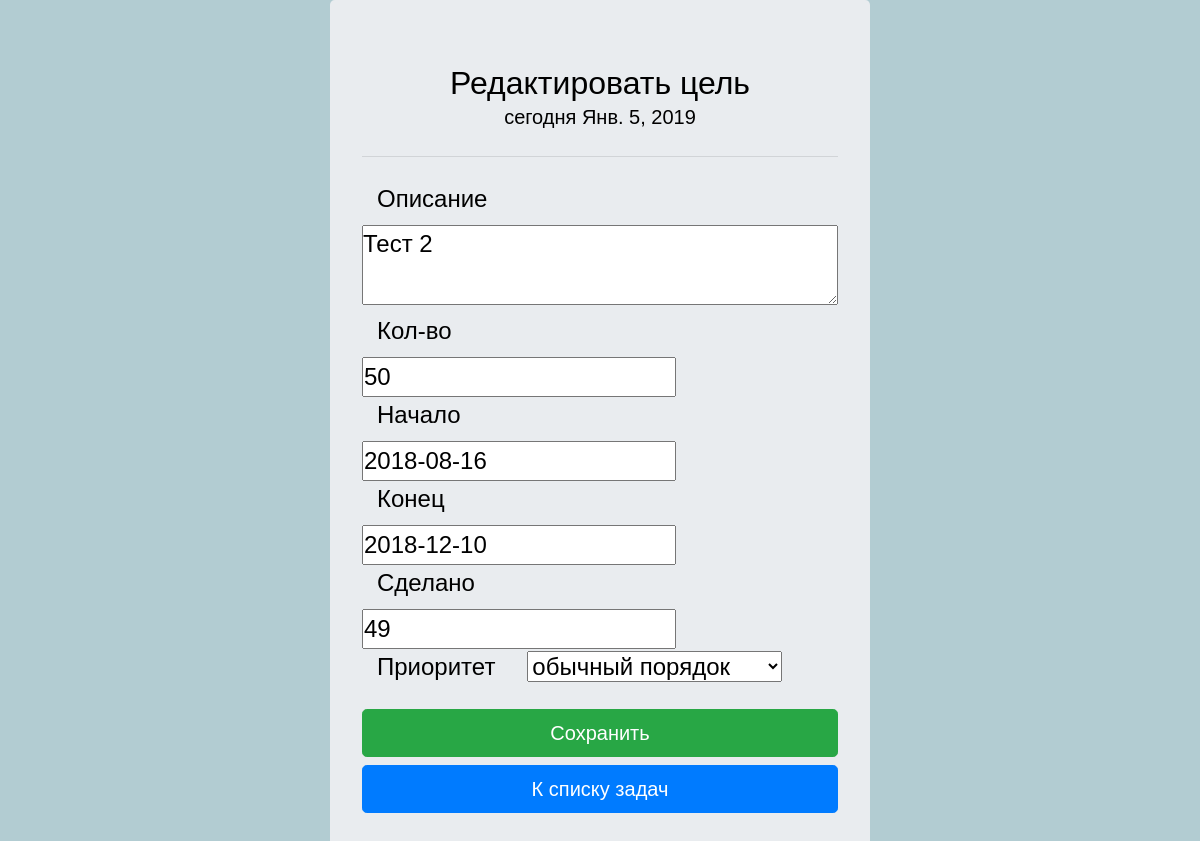
Page /progress/edit_target/3 (signed in) on the earlier database version.
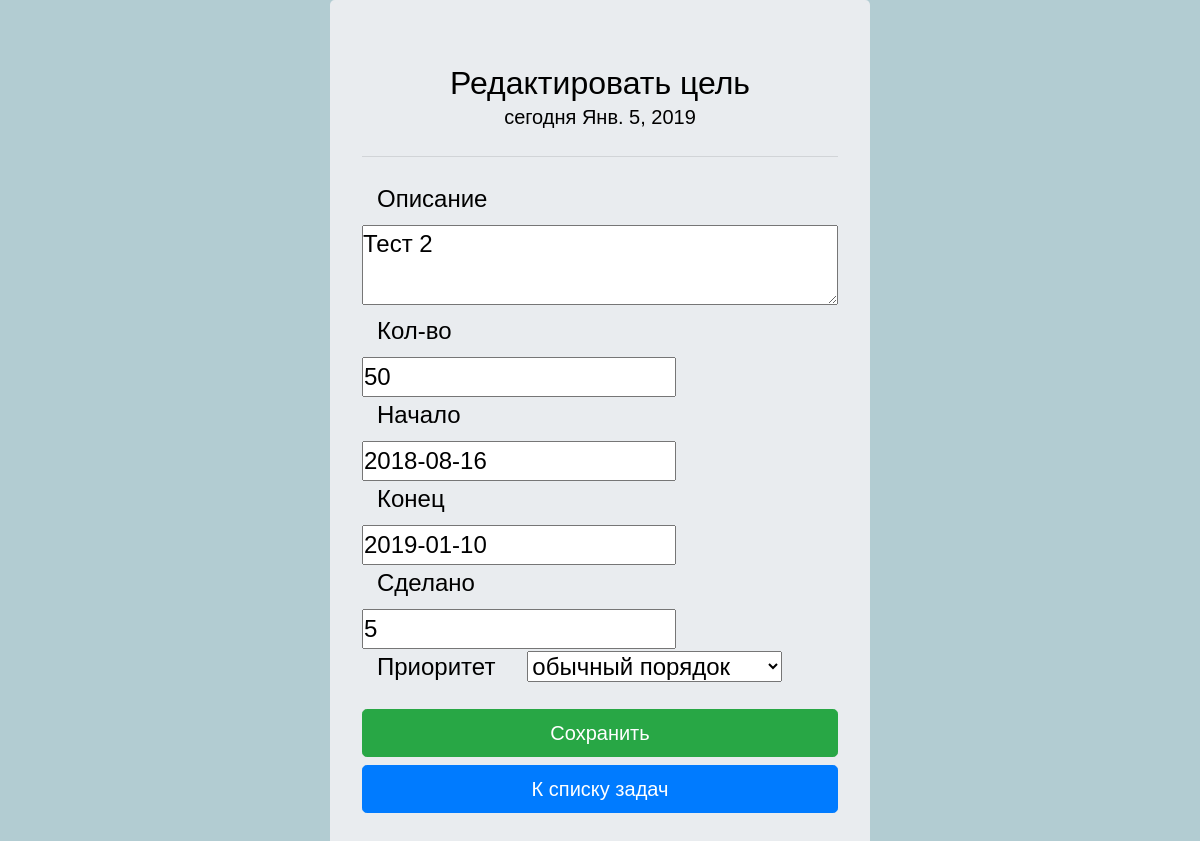
Same page on the later database version.
### progress/models.py (models this page shows)
class Target(models.Model):
    user = models.ForeignKey(User)
    target_description = models.CharField(max_length=300,)
    target = models.PositiveIntegerField(default=1)
    start_date = models.DateField()
    end_date = models.DateField()
    priority = models.SmallIntegerField(default=1, help_text='приоритет в показе',
                                        choices=((1, 'обычный порядок'),
                                                 (0, 'показывать в начале'),)
                                        )
    done = models.PositiveIntegerField(default=0)
    def _get_current_status(self):
        from datetime import date, datetime
        current_date = date.today()
        task_duration = (self.end_date - self.start_date).days + 1
        target_per_day = self.target / task_duration
        to_be_done = target_per_day * ((current_date - self.start_date).days + 1)  # на сегодня
        if target_per_day == 0:
            return target_per_day
        diff_days =  (self.done - to_be_done) / target_per_day
        return diff_days
    def _get_persentage(self):
        if self.target == 0:
            return 0
        else:
            result = int(self.done * 100 / self.target)
            if result <= 100:
                return result
            else:
                return 100
    def _wording(self):
        if self.f1 == 0:
            return "В графике".format()
        elif self.f1 > 0:
            return 'Впереди'
        else:
            return 'Отстаем'
    def _todo_daily(self):
        from datetime import date, datetime
        current_date = date.today()
        task_duration = (self.end_date - self.start_date).days + 1
        target_per_day = self.target / task_duration
        return target_per_day
    def _tobe_done(self):
        from datetime import date, datetime
        current_date = date.today()
        task_duration = (self.end_date - self.start_date).days + 1
        target_per_day = self.target / task_duration
        to_be_done_today = target_per_day * ((current_date - self.start_date).days + 1)  # на сегодня
        if self.target == 0:
            return 0
        else:
            to_be_done_today = to_be_done_today * 100/self.target
            if to_be_done_today >=100:
                return 100
            else:
                return int(to_be_done_today)
    def _left_todo(self):
        if (self.target - self.done) > 0:
            return (self.target - self.done)
        else:
            return 0
    f1 = property(_get_current_status)
    f2 = property(_get_persentage)
    word = property(_wording)
    daily = property(_todo_daily)
    todo_today = property(_tobe_done)
    left_todo = property(_left_todo)
    class Meta:
        ordering = ['priority', 'target_description']

### progress/views.py (the view)
# urls.py: url(r'^edit_target/(.+)', views.edit_target, name='edit_target'),
@login_required
def edit_target(request, id):
    from datetime import date
    current_date = date.today()
    posted_ok = False
    targets = Target.objects.filter(pk=id)  # ищем нужную запись по id
    target = targets[0]  # она должна существовать
    if request.method == 'POST':
        form = TargetForm(request.POST, instance=target)  # и передаем ее в instance
        if form.is_valid():
            form.save(commit=True)
            posted_ok = True
            messages.add_message(request, messages.SUCCESS, "Цель изменена, продолжаем работать")
            return redirect('progress')
        else:
            errs = form.errors
            return render(request, 'edit_target.html', locals())
    else:
        form = TargetForm(instance=target)
    return render(request, 'edit_target.html', locals())

### progress/forms.py (shortened to what this page needs)
class TargetForm(forms.ModelForm):
    class Meta:
        model = Target
        fields = ['target_description', 'target', 'start_date', 'end_date', 'done', 'priority']
        start_date = forms.DateField(localize=True)
        labels = {
            'target_description': 'Описание цели',
            'target': 'Сколько сделать',
            'start_date': 'Дата начала',
            'end_date': 'Дата окончания',
            'done': 'Уже сделано',
            'priority': 'Приоритет',
        }
        widgets = {'start_date': forms.DateInput(attrs={'id': 'start_date'}),
                   'end_date': forms.DateInput(attrs={'id': 'end_date'}),
                   'target_description': forms.Textarea(attrs={'class':'widget_descr'}),
        }

### progress/templates/edit_target.html (shortened to what this page needs)
{% extends "base.html" %}
{% load staticfiles %}
{% block content %}
<div class="container">
    <div class="row">
        <div class="col"></div>
        <div class="col-md-6 col-sm-12">
            <div class="jumbotron">
                <center>
                    <h1 class="display-4"> Редактировать цель</h1>
                    <p class="lead"> сегодня {{current_date}}</p>
                    <hr class="my-4">
                </center>
                <form method="post" class="form-horizontal" role="form" action=''>
                              <div class="form-group">
                                  <label class="col-sm-4 control-label"> Описание </label>
                            {{form.target_description}} <br>
                                   <label class="col-sm-4 control-label"> Кол-во </label>
                             {{form.target}} <br>
                             <label class="col-sm-4 control-label"> Начало </label>
                            {{form.start_date}} <br>
                            <label class="col-sm-4 control-label"> Конец </label>
                                  {{form.end_date}}
                            <br>
                                   <label class="col-sm-4 control-label">  Сделано </label>
                            {{form.done}} <br>
                                   <label class="col-sm-4 control-label"> Приоритет </label>
                             {{form.priority}}
                              </div>
                    <input class="btn btn-success btn-lg btn-block" id="done" type="submit" name="submit" value="Сохранить"
                            style ="margin-bottom: 0.5rem;" />
                        </form>
                <a href="/progress/progress" class="btn btn-primary btn-lg btn-block" role="button"
                       aria-pressed="true"> К списку задач </a>
            </div>
        </div>
        <div class="col"></div>
    </div>
{% endblock %}

Differences in the rows shown:
changed Target "Тест 2": end_date "2018-12-10" → "2019-01-10"; done "49" → "5"
